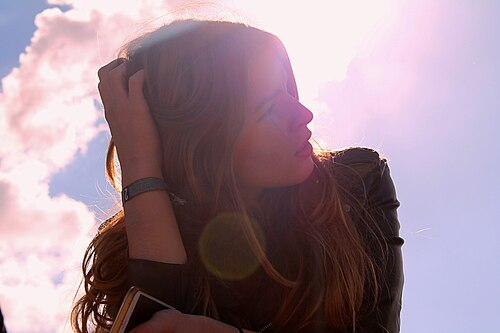
#> input picture backend/tests/assets/face.jpg, 500 x 333 px; its folder holds only this picture in this run
$ python -i faces.py   (imports and definitions only)
#> lines starting #> are read from the running program, lines starting #| are printed output that depends on the picture
#> further down, picture is the input picture: PIL image 500x333 RGB; mean R, G, B 158.7, 136.8, 147.6
from __future__ import annotations

import logging
import threading
from pathlib import Path

import numpy as np
from PIL import Image

logger = logging.getLogger(__name__)

try:  # OpenCV is optional at import time so the API can still boot without it.
    import cv2
except Exception:  # pragma: no cover - defensive
    cv2 = None  # type: ignore[assignment]

# [9 lines not run here, left out]

MODEL_PATH = Path(__file__).resolve().parent.parent / "assets" / "face_detection_yunet_2023mar.onnx"

_detector = None
_detector_lock = threading.Lock()


def _yunet_available() -> bool:
    return bool(cv2 is not None and hasattr(cv2, "FaceDetectorYN") and MODEL_PATH.exists())


def _cascade_available() -> bool:
    return bool(cv2 is not None and hasattr(cv2, "CascadeClassifier"))


def model_status() -> dict[str, object]:
    return {
        "yunet": _yunet_available(),
        "haar_cascade": _cascade_available(),
        "model_path": str(MODEL_PATH) if MODEL_PATH.exists() else None,
    }


def _get_yunet(width: int, height: int):  # type: ignore[no-untyped-def]
    global _detector
    if _detector is None:
        _detector = cv2.FaceDetectorYN.create(  # type: ignore[union-attr]
            str(MODEL_PATH), "", (width, height), 0.5, 0.3, 5000
        )
    _detector.setInputSize((width, height))
    return _detector


def detect_faces(image: Image.Image) -> list[tuple[int, int, int, int]]:
    """Return face boxes as ``(x, y, w, h)`` in image pixel coordinates."""
    if cv2 is None:
        return []

    rgb = np.asarray(image.convert("RGB"))
    bgr = cv2.cvtColor(rgb, cv2.COLOR_RGB2BGR)
    height, width = bgr.shape[:2]
#> height = 333; width = 500
    if width < 24 or height < 24:
        return []

    boxes: list[tuple[int, int, int, int]] = []
    try:
        with _detector_lock:
            if _yunet_available():
                detector = _get_yunet(width, height)
                _, faces = detector.detect(bgr)
                if faces is not None:
                    for face in faces:
                        confidence = float(face[14]) if len(face) > 14 else 1.0
                        if confidence < 0.5:
                            continue
                        x, y, w, h = (int(v) for v in face[:4])
                        boxes.append((x, y, w, h))
            elif _cascade_available():
                gray = cv2.cvtColor(bgr, cv2.COLOR_BGR2GRAY)
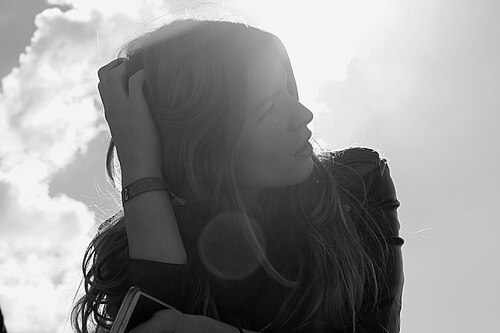
#> gray: shape (333, 500); min 1, max 253, mean 144.6
                cascade = cv2.CascadeClassifier(
                    cv2.data.haarcascades + "haarcascade_frontalface_default.xml"
                )
                found = cascade.detectMultiScale(gray, 1.1, 5, minSize=(30, 30))
#> found = ()
                boxes.extend(tuple(int(v) for v in box) for box in found)
    except Exception as exc:  # pragma: no cover - keep uploads resilient
        logger.warning("Face detection failed, continuing without blur: %s", exc)
        return []

    clipped = []
    for x, y, w, h in boxes:
        x = max(0, min(x, width - 1))
        y = max(0, min(y, height - 1))
        w = max(1, min(w, width - x))
        h = max(1, min(h, height - y))
        clipped.append((x, y, w, h))
#> this loop made 0 passes
#> after the loop, clipped = []
    return clipped


def blur_regions(image: Image.Image, boxes: list[tuple[int, int, int, int]]) -> int:
    """Pixelate + Gaussian-blur each region. Returns the number of regions changed."""
    if not boxes:
        return 0
    width, height = image.size
    changed = 0
    for x, y, w, h in boxes:
        padding = int(max(w, h) * 0.28)
        left = max(0, x - padding)
        top = max(0, y - padding)
        right = min(width, x + w + padding)
        bottom = min(height, y + h + padding)
        if right - left < 2 or bottom - top < 2:
            continue
        region = image.crop((left, top, right, bottom))
        small = region.resize(
            (max(1, region.width // 14), max(1, region.height // 14)),
            Image.Resampling.BILINEAR,
        )
        pixelated = small.resize(region.size, Image.Resampling.NEAREST)
        from PIL import ImageFilter

        blurred = pixelated.filter(ImageFilter.GaussianBlur(radius=max(5, min(region.size) // 10)))
        image.paste(blurred, (left, top))
        changed += 1
    return changed


def blur_faces(image: Image.Image) -> tuple[Image.Image, int]:
    boxes = detect_faces(image)
#> boxes = []
    return image, blur_regions(image, boxes)

>>> from PIL import Image
>>> picture = Image.open('../../tests/assets/face.jpg')
>>> result = blur_faces(picture)
